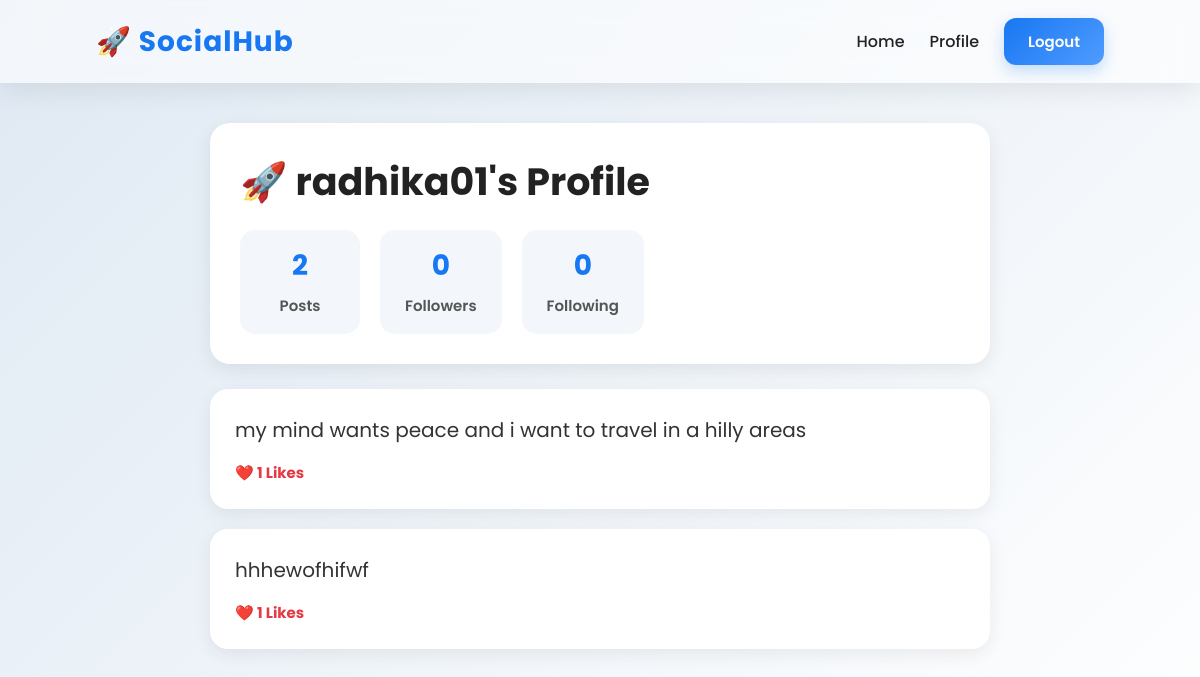
Before: /profile/1/ (signed in) with the older database file.
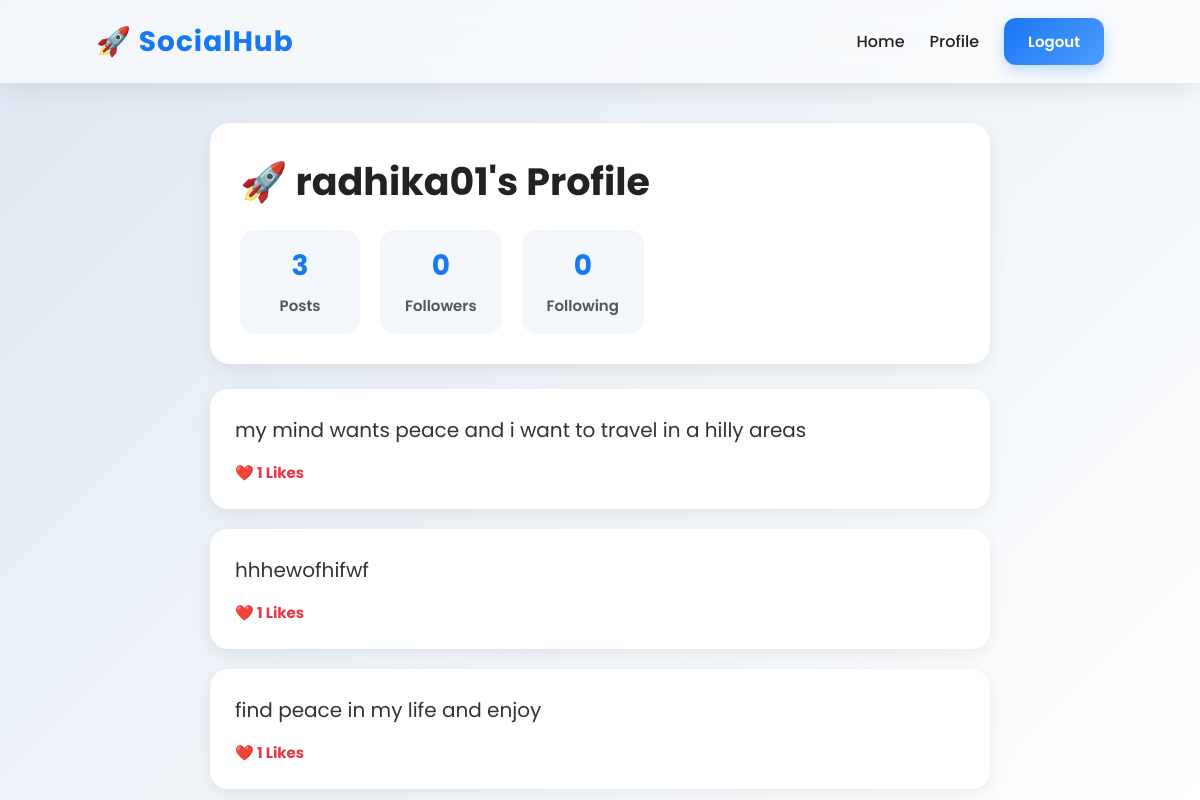
After: the same page with the newer database file.
### core/models.py (models this page shows)
class Post(models.Model):
    user = models.ForeignKey(User, on_delete=models.CASCADE, related_name='posts')
    content = models.TextField()
    created_at = models.DateTimeField(auto_now_add=True)
    likes = models.ManyToManyField(User, blank=True, related_name='liked_posts')

### core/views.py (the view)
# urls.py: path('profile/<int:user_id>/', views.profile, name='profile'),
@login_required
def profile(request, user_id):
    profile_user = get_object_or_404(User, id=user_id)
    posts = Post.objects.filter(user=profile_user)
    followers_count = Follow.objects.filter(
        following=profile_user
    ).count()
    following_count = Follow.objects.filter(
        follower=profile_user
    ).count()
    return render(request, 'profile.html', {
        'profile_user': profile_user,
        'posts': posts,
        'followers_count': followers_count,
        'following_count': following_count,
    })

### core/templates/profile.html (shortened to what this page needs)
{% extends 'base.html' %}
{% block content %}
<div class="profile-card">
    <div class="profile-top">
        <div>
            <h1 class="profile-name">
                🚀 {{ profile_user.username }}'s Profile
            </h1>
        </div>
        <div class="profile-stats">
            <div class="stat-box">
                <h3>{{ posts.count }}</h3>
                <p>Posts</p>
            </div>
            <div class="stat-box">
                <h3>{{ followers_count }}</h3>
                <p>Followers</p>
            </div>
            <div class="stat-box">
                <h3>{{ following_count }}</h3>
                <p>Following</p>
            </div>
        </div>
    </div>
</div>
{% for post in posts %}
    <div class="post-card">
        <div class="post-content">
            {{ post.content }}
        </div>
        <div class="like-count">
            ❤️ {{ post.likes.count }} Likes
        </div>
    </div>
{% endfor %}
{% endblock %}

Changed rows visible on the page:
added Post: content "find peace in my life and enjoy", likes.count "1"
Other visible differences:
{{ posts.count }}: "2" → "3"
